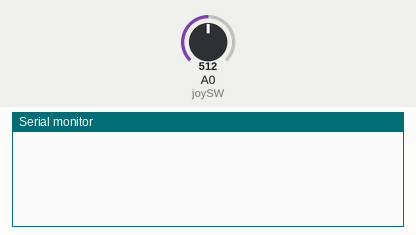
Simulated run of this sketch. Board: Arduino Uno, built with avr-gcc and run on an emulated ATmega328P. On the bench: the last lines printed to the serial monitor. Inputs (shaded band) come from the test bench; at power-on: A0 (joySW) = 512.

Above: at 1.2 s.
1.3 s: A0 (joySW) set to 0
At 1.7 s:
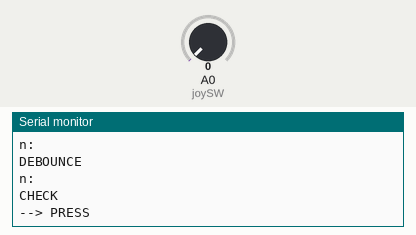
2.8 s: A0 (joySW) set to 122
At 3.4 s:
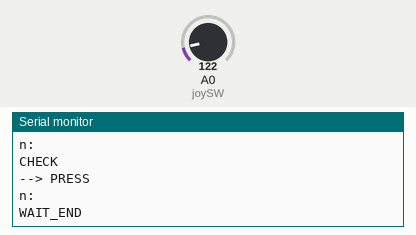

Measured:
- after the input at 1.3 s, the serial monitor: prints a new line at once (image 1)
- after the input at 2.8 s, the serial monitor: prints a new line at once (image 2)

The sketch:

switch_debouncing.ino
```cpp
#define DEBUG 1
#if DEBUG
  #define FSM_STATE(s) { Serial.println(F("n:")); Serial.println(F(s)); }
  #define FSM_ERROR(s) { Serial.println(F("n:")); Serial.println(F(s)); }
#else
  #define FSM_STATE(s)
  #define FSM_ERROR(s)
#endif

#define SW_PIN 2
#define joySW 14
#define SW_ACTIVE LOW // LOW -> INPUT_PULLUP, HIGH -> EXTERNAL PULLDOWN

bool isPressed(bool reset = false) {
  const uint32_t DEBOUNCE_TIME = 50;
  static enum { WAIT_START, DEBOUNCE, CHECK, WAIT_END } state = WAIT_START;
  static uint32_t timeLastTransition = 0;
  static bool swLastActive = false;
  bool swActive = (analogRead(joySW) == SW_ACTIVE);
  bool b = false;

  if (reset) {
    state = WAIT_START;
    swLastActive = false;
  }

  switch(state)
  {
    case WAIT_START:   // waiting for start transition
      if (!swLastActive && swActive)   // transition to active
      {
        FSM_STATE("START");
        state = DEBOUNCE;
        swLastActive = swActive;       // save the current state
        timeLastTransition = millis(); // time from now
      }
      break;

    case DEBOUNCE:  // wait for the debounce time
      if (millis() - timeLastTransition >= DEBOUNCE_TIME)
      {
        FSM_STATE("DEBOUNCE");
        state = CHECK;
      }
      break;

    case CHECK:    // check switch still active
      FSM_STATE("CHECK");
      b = swActive;   // return status
      state = WAIT_END;
      break;

     case WAIT_END:
       if (!swActive && swLastActive)   // transition to inactive
       {
          FSM_STATE("WAIT_END");
          swLastActive = swActive;
          state = WAIT_START;
       }
       break;

    default:
      state = WAIT_START;
      break;
  }
  return b;
}

void setup() {
  // put your setup code here, to run once:
  Serial.begin(115200);
  pinMode(joySW, (SW_ACTIVE == LOW) ? INPUT_PULLUP: INPUT);
}

void loop() {
  // put your main code here, to run repeatedly:
  if(isPressed()) {
    Serial.println("\n--> PRESS");
  }
}
```
